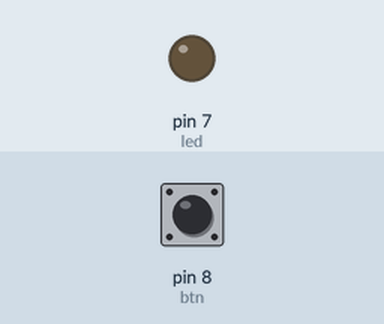
This sketch was run on a simulated Arduino Uno, built with avr-gcc and run on an emulated ATmega328P. Shown: output pins drawn as LEDs (lit = HIGH). Dashed ring = blinking. The inputs (shaded band) are chosen by the test bench; at power-on: pin 8 (btn) LOW.

Above: at 1.2 s.
1.3 s: pin 8 (btn) pulled HIGH for 1 s
At 1.42 s:
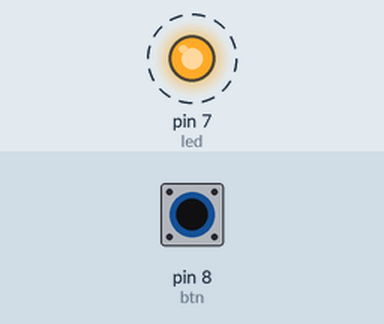
3.8 s: pin 8 (btn) pulled HIGH for 3.2 s
At 8.4 s:
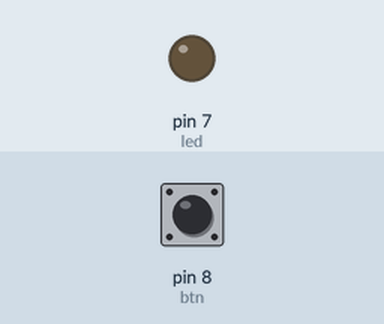
Timing chart, 0 to 9.9 s (numbered marks = the images above; inputs shaded):
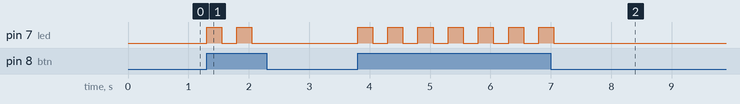

Measured:
- after the input at 1.3 s, pin 7 (led): alternates HIGH for 0.25 s and LOW for 0.25 s, 4 changes in all, then stays LOW, starting at once
- after the input at 3.8 s, pin 7 (led): alternates HIGH for 0.25 s and LOW for 0.25 s, 14 changes in all, then stays LOW, starting at once

The sketch:

one_light.ino
```cpp
// Nathan Evans
// Christopher Brubaker : I added my name!
// Michael Cassara

int led = 7;
int btn = 8;

int btnState = 0;

void setup() {
  pinMode(led, OUTPUT);
  pinMode(btn, INPUT);
}

void loop() {
  btnState = digitalRead(btn);

  // Get button
  if (btnState == HIGH) {
    // Button is pressed
    digitalWrite(led, HIGH);
    delay(250);
    digitalWrite(led, LOW);
    delay(250);
  } else {
    // Button not pressed
    digitalWrite(led, LOW);
  }

}
```
